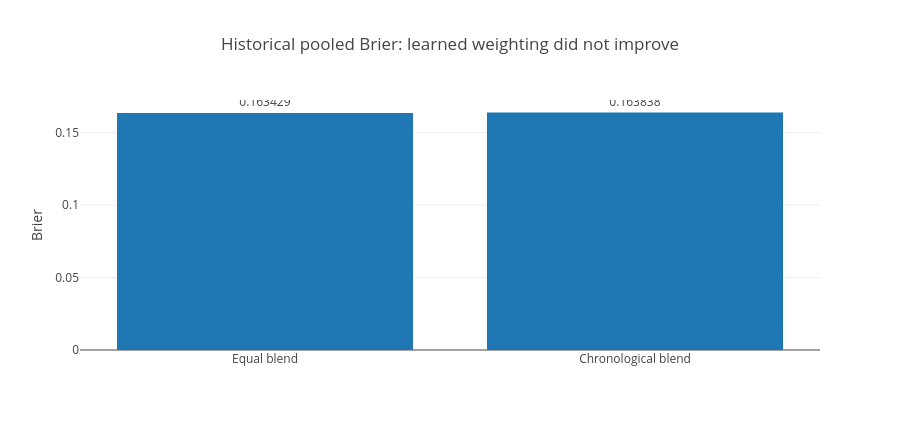

This figure's notebook cell:
### Markdown cell above
## 3. Chronological blend result
Annual ensemble weights were learned only from earlier OOF predictions and labels. This removes the confirmation-selection ambiguity discovered in the prior correction pipeline.

### Code cell
fig=go.Figure(go.Bar(x=['Equal blend','Chronological blend'],y=[0.1634287504,0.1638381658])); fig.show()

### Figure 1 — Plotly figure (JSON) as saved in the notebook; plotly's stock layout.template omitted (floating-point values rounded to 4 significant figures)
{"data": [{"type": "bar", "x": ["Equal blend", "Chronological blend"], "y": [0.1634, 0.1638], "text": ["0.163429", "0.163838"], "textposition": "outside"}], "layout": {"title": {"text": "Historical pooled Brier: learned weighting did not improve"}, "yaxis": {"title": {"text": "Brier"}}, "height": 430}}
